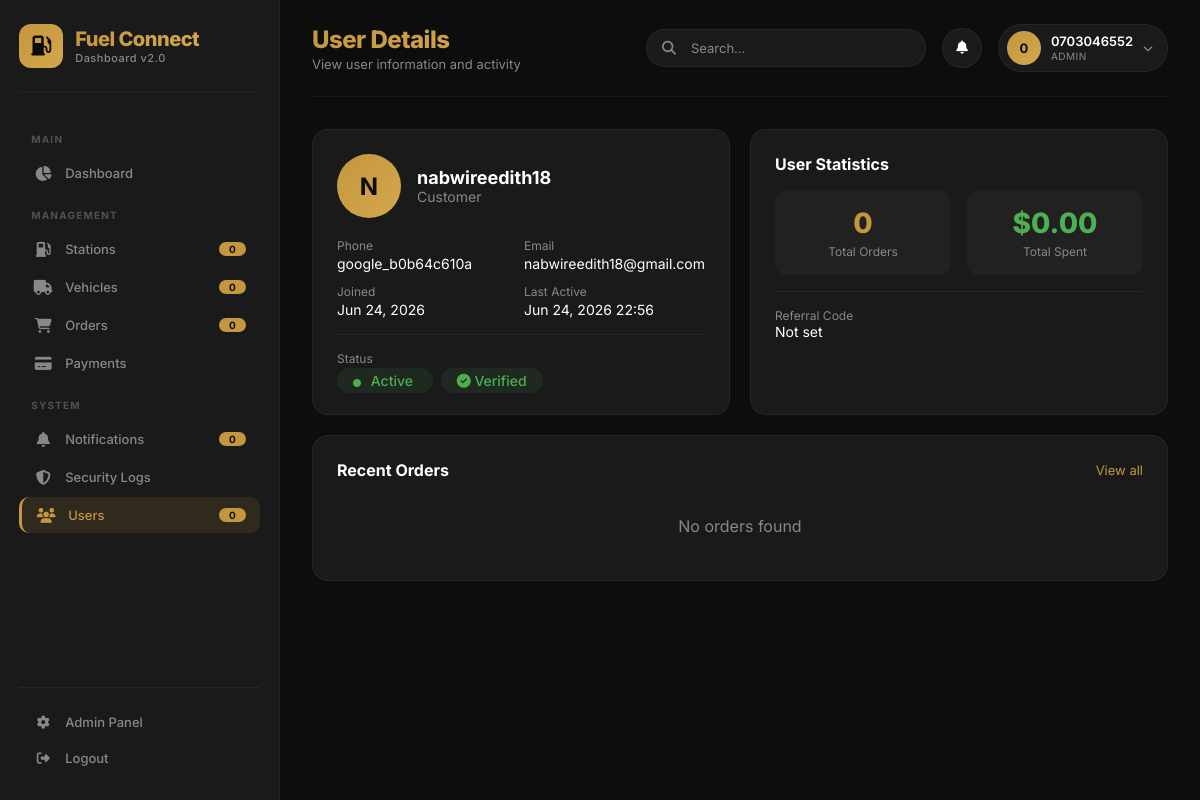
The app's page /dashboard/users/2/ (signed in) with its own data.
### api/models.py (models this page shows, shortened)
class User(AbstractUser):
    username = None
    phone_number = models.CharField(max_length=20, unique=True)
    email = models.EmailField(unique=True)
    full_name = models.CharField(max_length=255)
    user_type = models.CharField(max_length=20, choices=[
        ('customer', 'Customer'),
        ('driver', 'Driver'),
        ('station_owner', 'Station Owner'),
        ('admin', 'Admin')
    ], default='customer')
    location = models.CharField(max_length=255, blank=True, null=True)
    referral_code = models.CharField(max_length=50, blank=True, null=True)
    is_verified = models.BooleanField(default=False)
    is_active = models.BooleanField(default=True)
    created_at = models.DateTimeField(auto_now_add=True)
    updated_at = models.DateTimeField(auto_now=True)
    last_activity = models.DateTimeField(default=timezone.now)
    vehicle_type = models.CharField(max_length=100, blank=True, null=True)
    vehicle_number = models.CharField(max_length=50, blank=True, null=True)
    license_number = models.CharField(max_length=100, blank=True, null=True)
    failed_login_attempts = models.IntegerField(default=0)
    locked_until = models.DateTimeField(null=True, blank=True)
    USERNAME_FIELD = 'phone_number'
    REQUIRED_FIELDS = ['email', 'full_name']
    objects = CustomUserManager()

### api/dashboard_views.py (the view)
# urls.py: path('users/<int:user_id>/', dashboard_views.user_detail, name='user_detail'),
@login_required(login_url='dashboard_login')
def user_detail(request, user_id):
    user_obj = get_object_or_404(User, id=user_id)
    context = {'user_obj': user_obj, 'user': request.user}
    return render(request, 'dashboard/users/detail.html', context)

### templates/dashboard/users/detail.html
{% extends 'dashboard/base.html' %}
{% load static %}
{% block page_title %}User Details{% endblock %}
{% block page_subtitle %}View user information and activity{% endblock %}
{% block content %}
<div style="display: grid; grid-template-columns: 1fr 1fr; gap: 20px; margin-bottom: 20px;">
    <div style="background: var(--dark); border-radius: var(--radius); padding: 24px; border: 1px solid rgba(255,255,255,0.05);">
        <div style="display: flex; align-items: center; gap: 16px; margin-bottom: 20px;">
            <div style="width: 64px; height: 64px; border-radius: 50%; background: linear-gradient(135deg, #C4963D, #D4A84D); display: flex; align-items: center; justify-content: center; font-weight: 700; color: #0D0D0D; font-size: 24px;">
                {{ user_obj.full_name|first|upper }}
            </div>
            <div>
                <h3 style="color: var(--white); font-size: 18px;">{{ user_obj.full_name }}</h3>
                <p style="color: #888; font-size: 14px;">{{ user_obj.get_user_type_display }}</p>
            </div>
        </div>
        <div style="display: grid; grid-template-columns: 1fr 1fr; gap: 12px;">
            <div>
                <p style="color: #888; font-size: 12px; margin-bottom: 2px;">Phone</p>
                <p style="color: var(--white); font-size: 14px;">{{ user_obj.phone_number }}</p>
            </div>
            <div>
                <p style="color: #888; font-size: 12px; margin-bottom: 2px;">Email</p>
                <p style="color: var(--white); font-size: 14px;">{{ user_obj.email }}</p>
            </div>
            <div>
                <p style="color: #888; font-size: 12px; margin-bottom: 2px;">Joined</p>
                <p style="color: var(--white); font-size: 14px;">{{ user_obj.date_joined|date:"M d, Y" }}</p>
            </div>
            <div>
                <p style="color: #888; font-size: 12px; margin-bottom: 2px;">Last Active</p>
                <p style="color: var(--white); font-size: 14px;">{{ user_obj.last_activity|date:"M d, Y H:i"|default:"Never" }}</p>
            </div>
        </div>
        <div style="margin-top: 16px; padding-top: 16px; border-top: 1px solid rgba(255,255,255,0.05);">
            <p style="color: #888; font-size: 12px; margin-bottom: 4px;">Status</p>
            {% if user_obj.is_active %}
            <span style="padding: 4px 16px; border-radius: 20px; background: rgba(76,175,80,0.1); color: #4CAF50; font-size: 14px; font-weight: 500;">
                <i class="fas fa-circle" style="font-size: 8px; margin-right: 6px;"></i> Active
            </span>
            {% else %}
            <span style="padding: 4px 16px; border-radius: 20px; background: rgba(255,68,68,0.1); color: #FF4444; font-size: 14px; font-weight: 500;">
                <i class="fas fa-circle" style="font-size: 8px; margin-right: 6px;"></i> Inactive
            </span>
            {% endif %}
            {% if user_obj.is_verified %}
            <span style="padding: 4px 16px; border-radius: 20px; background: rgba(76,175,80,0.1); color: #4CAF50; font-size: 14px; font-weight: 500; margin-left: 8px;">
                <i class="fas fa-check-circle"></i> Verified
            </span>
            {% endif %}
        </div>
    </div>
    <div style="background: var(--dark); border-radius: var(--radius); padding: 24px; border: 1px solid rgba(255,255,255,0.05);">
        <h4 style="color: var(--white); font-size: 16px; margin-bottom: 16px;">User Statistics</h4>
        <div style="display: grid; grid-template-columns: 1fr 1fr; gap: 16px;">
            <div style="background: rgba(255,255,255,0.03); padding: 16px; border-radius: 12px; text-align: center;">
                <div style="font-size: 28px; font-weight: 800; color: #C4963D;">{{ user_obj.orders.count }}</div>
                <p style="color: #888; font-size: 12px; margin-top: 4px;">Total Orders</p>
            </div>
            <div style="background: rgba(255,255,255,0.03); padding: 16px; border-radius: 12px; text-align: center;">
                <div style="font-size: 28px; font-weight: 800; color: #4CAF50;">$0.00</div>
                <p style="color: #888; font-size: 12px; margin-top: 4px;">Total Spent</p>
            </div>
        </div>
        <div style="margin-top: 16px; padding-top: 16px; border-top: 1px solid rgba(255,255,255,0.05);">
            <p style="color: #888; font-size: 12px;">Referral Code</p>
            <p style="color: var(--white); font-size: 14px;">{{ user_obj.referral_code|default:"Not set" }}</p>
        </div>
    </div>
</div>
<div style="background: var(--dark); border-radius: var(--radius); padding: 24px; border: 1px solid rgba(255,255,255,0.05);">
    <div style="display: flex; justify-content: space-between; align-items: center; margin-bottom: 16px;">
        <h4 style="color: var(--white); font-size: 16px;">Recent Orders</h4>
        <a href="{% url 'order_list' %}" style="color: #C4963D; text-decoration: none; font-size: 13px;">View all</a>
    </div>
    {% if user_obj.orders.all %}
    <table style="width: 100%; border-collapse: collapse;">
        <thead>
            <tr style="border-bottom: 1px solid rgba(255,255,255,0.05);">
                <th style="padding: 12px 0; text-align: left; color: #888; font-size: 12px;">Order</th>
                <th style="padding: 12px 0; text-align: left; color: #888; font-size: 12px;">Amount</th>
                <th style="padding: 12px 0; text-align: left; color: #888; font-size: 12px;">Status</th>
                <th style="padding: 12px 0; text-align: left; color: #888; font-size: 12px;">Date</th>
            </tr>
        </thead>
        <tbody>
            {% for order in user_obj.orders.all|slice:":5" %}
            <tr style="border-bottom: 1px solid rgba(255,255,255,0.03);">
                <td style="padding: 12px 0; color: var(--white); font-size: 13px;">#{{ order.order_reference }}</td>
                <td style="padding: 12px 0; color: #C4963D; font-size: 13px;">${{ order.total_amount }}</td>
                <td style="padding: 12px 0;">
                    <span class="status-badge {{ order.status }}">{{ order.get_status_display }}</span>
                </td>
                <td style="padding: 12px 0; color: #888; font-size: 12px;">{{ order.created_at|date:"M d, Y" }}</td>
            </tr>
            {% endfor %}
        </tbody>
    </table>
    {% else %}
    <p style="color: #888; text-align: center; padding: 20px 0;">No orders found</p>
    {% endif %}
</div>
{% endblock %}

### templates/dashboard/base.html (shortened to what this page needs)
<!DOCTYPE html>
<html lang="en">
<head>
    <link rel="stylesheet" href="https://cdnjs.cloudflare.com/ajax/libs/font-awesome/6.5.1/css/all.min.css">
</head>
<body>
    <nav class="sidebar" id="sidebar">
        <div class="sidebar-brand">
            <div class="brand-icon"><i class="fas fa-gas-pump"></i></div>
            <div>
                <h2>Fuel Connect</h2>
                <span>Dashboard v2.0</span>
            </div>
        </div>
        <ul class="sidebar-menu">
            <li class="menu-label">Main</li>
            <li><a href="{% url 'dashboard_index' %}" class="{% if request.resolver_match.url_name == 'dashboard_index' %}active{% endif %}">
                <i class="fas fa-chart-pie"></i> Dashboard
            </a></li>
            <li class="menu-label">Management</li>
            <li><a href="{% url 'station_list' %}" class="{% if 'station' in request.path %}active{% endif %}">
                <i class="fas fa-gas-pump"></i> Stations
                <span class="badge">{{ station_count|default:0 }}</span>
            </a></li>
            <li><a href="{% url 'vehicle_list' %}" class="{% if 'vehicle' in request.path %}active{% endif %}">
                <i class="fas fa-truck"></i> Vehicles
                <span class="badge">{{ total_vehicles|default:0 }}</span>
            </a></li>
            <li><a href="{% url 'order_list' %}" class="{% if 'order' in request.path %}active{% endif %}">
                <i class="fas fa-shopping-cart"></i> Orders
                <span class="badge">{{ pending_orders|default:0 }}</span>
            </a></li>
            <li><a href="{% url 'payment_list' %}" class="{% if 'payment' in request.path %}active{% endif %}">
                <i class="fas fa-credit-card"></i> Payments
            </a></li>
            <li class="menu-label">System</li>
            <li><a href="{% url 'notification_list' %}" class="{% if 'notification' in request.path %}active{% endif %}">
                <i class="fas fa-bell"></i> Notifications
                <span class="badge">{{ unread_notifications|default:0 }}</span>
            </a></li>
            <li><a href="{% url 'security_logs' %}" class="{% if 'security' in request.path %}active{% endif %}">
                <i class="fas fa-shield-alt"></i> Security Logs
            </a></li>
            <li><a href="{% url 'user_list' %}" class="{% if 'user' in request.path %}active{% endif %}">
                <i class="fas fa-users"></i> Users
                <span class="badge">{{ total_users|default:0 }}</span>
            </a></li>
        </ul>
        <div class="sidebar-footer">
            <a href="/admin/">
                <i class="fas fa-cog"></i> Admin Panel
            </a>
            <a href="{% url 'dashboard_logout' %}">
                <i class="fas fa-sign-out-alt"></i> Logout
            </a>
        </div>
    </nav>
    <div class="main-content">
        <div class="top-bar">
            <div class="top-bar-left">
                <div>
                    <h1>{% block page_title %}Dashboard{% endblock %}</h1>
                    <p>{% block page_subtitle %}Real-time tracking of Fuel Connect activities{% endblock %}</p>
                </div>
            </div>
            <div class="top-bar-right">
                <div class="search-box">
                    <i class="fas fa-search"></i>
                    <input type="text" placeholder="Search...">
                </div>
                <button class="icon-btn" onclick="window.location.href='{% url 'notification_list' %}'">
                    <i class="fas fa-bell"></i>
                </button>
                <div class="user-profile">
                    <div class="avatar">{{ user.get_full_name|default:user.phone_number|first|upper }}</div>
                    <div class="user-info">
                        <div class="name">{{ user.get_full_name|default:user.phone_number }}</div>
                        <div class="role">{{ user.is_superuser|yesno:"Admin,Staff" }}</div>
                    </div>
                    <i class="fas fa-chevron-down" style="color: var(--gray); font-size: 10px;"></i>
                </div>
            </div>
        </div>
        {% block content %}
        {% endblock %}
    </div>
</body>
</html>

### records on screen
User: get_full_name|first "0", get_full_name "0703046552", is_superuser "ADMIN"
User: full_name|first "N", full_name "nabwireedith18", user_type "Customer", phone_number "google_b0b64c610a", email "nabwireedith18@gmail.com", date_joined "Jun 24, 2026", last_activity "Jun 24, 2026 22:56", orders.count "0", referral_code "Not set"

### other values on screen
{{ station_count|default:0 }} "0"
{{ total_vehicles|default:0 }} "0"
{{ pending_orders|default:0 }} "0"
{{ unread_notifications|default:0 }} "0"
{{ total_users|default:0 }} "0"
